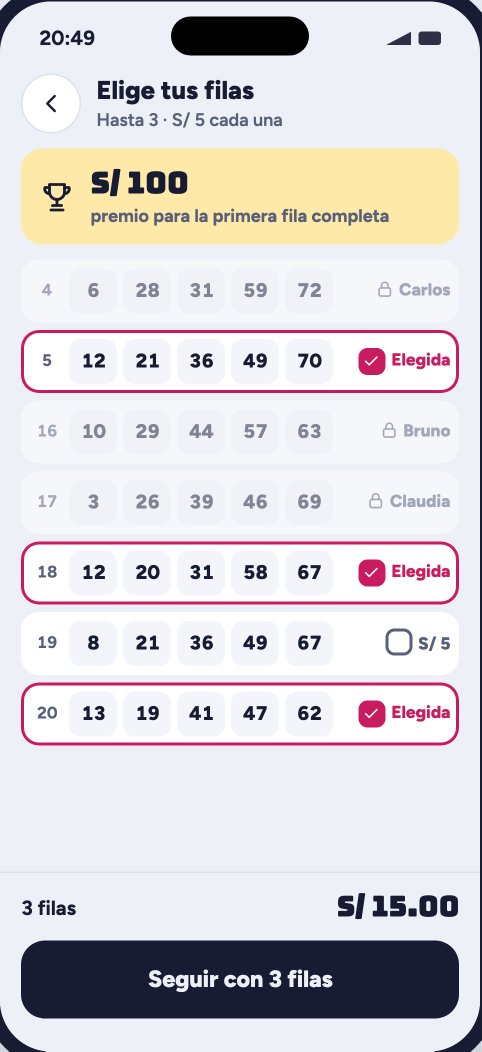
#> input picture tools/html_ref/png/fut-01-varias-filas.png, 963 x 2103 px (shown at 1/2 size)
$ python comparar.py png/fut-01-varias-filas.png png/fut-03-sala-premio.png out.png
#> lines starting #> are read from the running program, lines starting #| are printed output that depends on the picture; after the words box and inside, x2 and y2 are one past the last pixel; in counts of white or black regions, pixels touching at a corner belong together
#!/usr/bin/env python3
"""Compara la captura del HTML con la de Flutter, desde y = 44 dp hacia abajo.

Uso: comparar.py referencia.png flutter.png salida.png
Escribe una imagen de tres paneles (HTML, Flutter, diferencia) e imprime el
porcentaje de píxeles distintos. Las capturas son de 320 dp a 3×.
"""
import sys
from PIL import Image, ImageChops

ESCALA = 3
Y0 = 44 * ESCALA  # se ignora la barra de estado falsa del HTML
UMBRAL = 24  # diferencia mínima por canal para contar un píxel

ref = Image.open(sys.argv[1]).convert('RGB')
#> ref is the input picture: PIL image 963x2103 RGB; mean R, G, B 217.6, 214.1, 216.8
fl = Image.open(sys.argv[2]).convert('RGB')
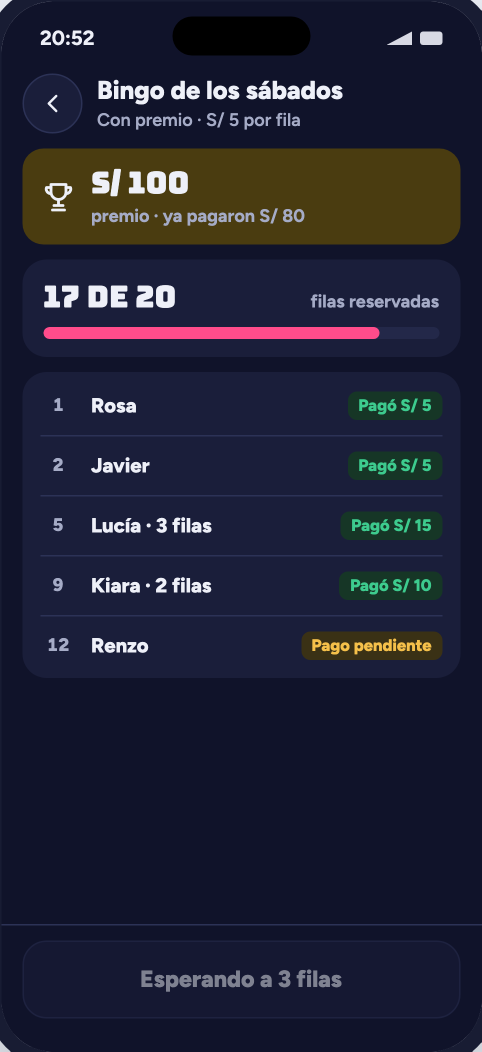
#> input picture tools/html_ref/png/fut-03-sala-premio.png, 963 x 2103 px (shown at 1/2 size)
#> fl is the input picture: PIL image 963x2103 RGB; mean R, G, B 32.3, 33.8, 51.7
alto = min(ref.height, fl.height)
#> alto = 2103
a, b = ref.crop((0, Y0, ref.width, alto)), fl.crop((0, Y0, ref.width, alto))
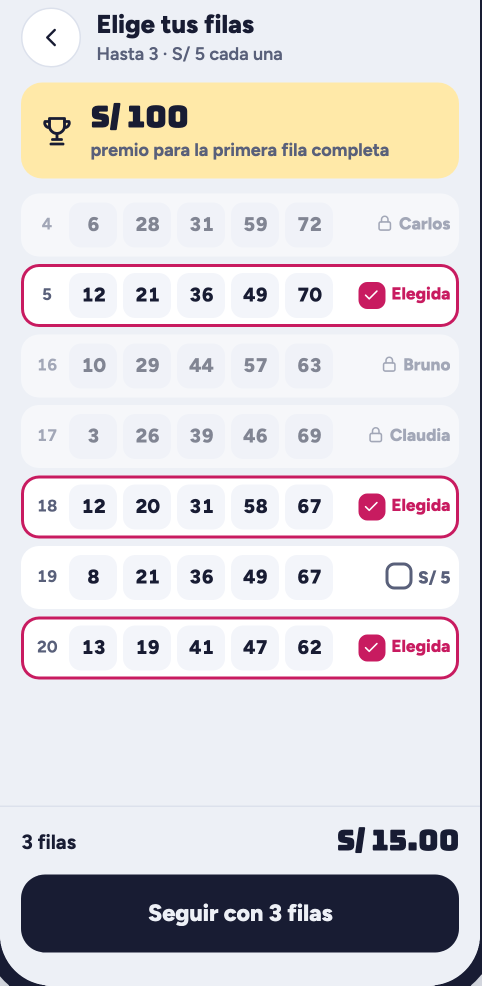
#> a: PIL image 963x1971 RGB (shown at 1/2 size); mean R, G, B 220, 216, 218.5
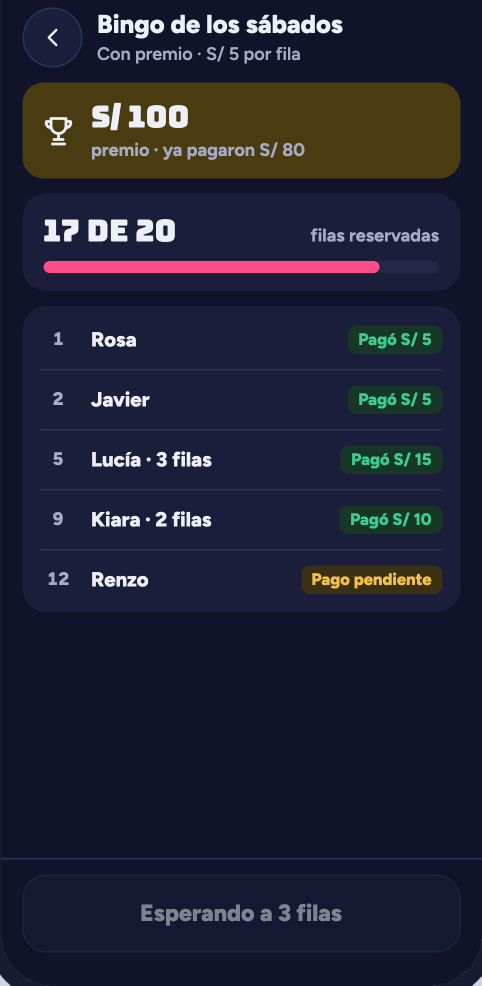
#> b: PIL image 963x1971 RGB (shown at 1/2 size); mean R, G, B 33.1, 34.5, 52.3
mascara = ImageChops.difference(a, b).convert('L').point(lambda v: 255 if v > UMBRAL else 0)
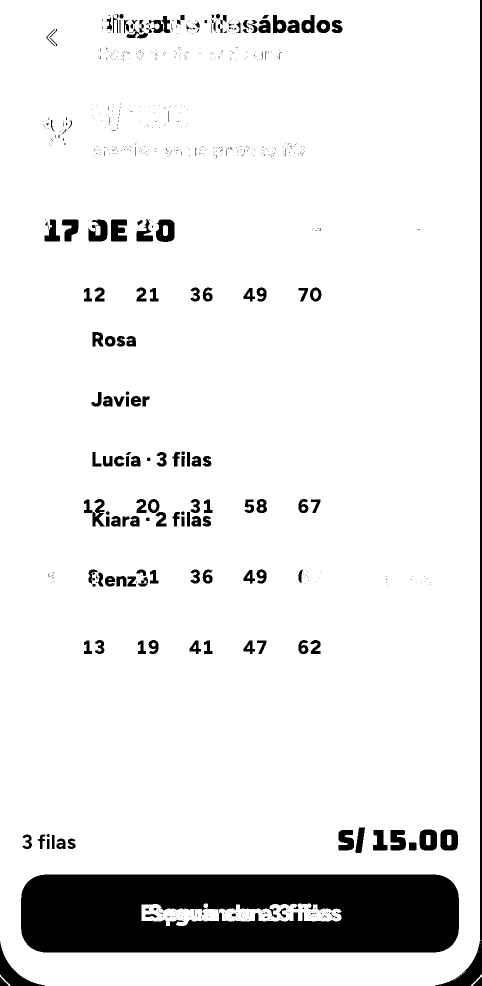
#> mascara: PIL image 963x1971 L (shown at 1/2 size); 90.7% white; 820 black regions (665 under 20 px), largest, box (x1, y1, x2, y2) and area: (42, 1749, 918, 1905) 123972, (871, 0, 963, 1971) 7828, (0, 1883, 89, 1971) 1940
distintos = sum(1 for v in mascara.getdata() if v)
#> distintos = 1721534
print(f'diferencia: {100 * distintos / (mascara.width * mascara.height):.2f}% ({distintos} px)')
#| diferencia: 90.70% (1721534 px)

rojo = Image.new('RGB', a.size, (255, 255, 255))
#> rojo: PIL image 963x1971 RGB; every value is 255
rojo.paste(Image.new('RGB', a.size, (220, 0, 0)), mask=mascara)
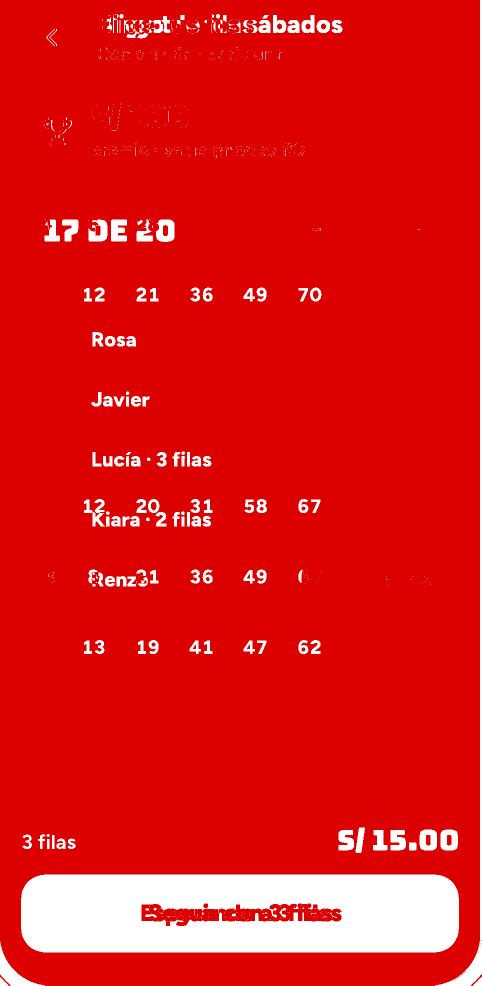
#> rojo: PIL image 963x1971 RGB (shown at 1/2 size); mean R, G, B 223.3, 23.7, 23.7
w = a.width
#> w = 963
hoja = Image.new('RGB', (w * 3 + 40, a.height), (120, 120, 120))
#> hoja: PIL image 2929x1971 RGB; every value is 120
hoja.paste(a, (0, 0))
hoja.paste(b, (w + 20, 0))
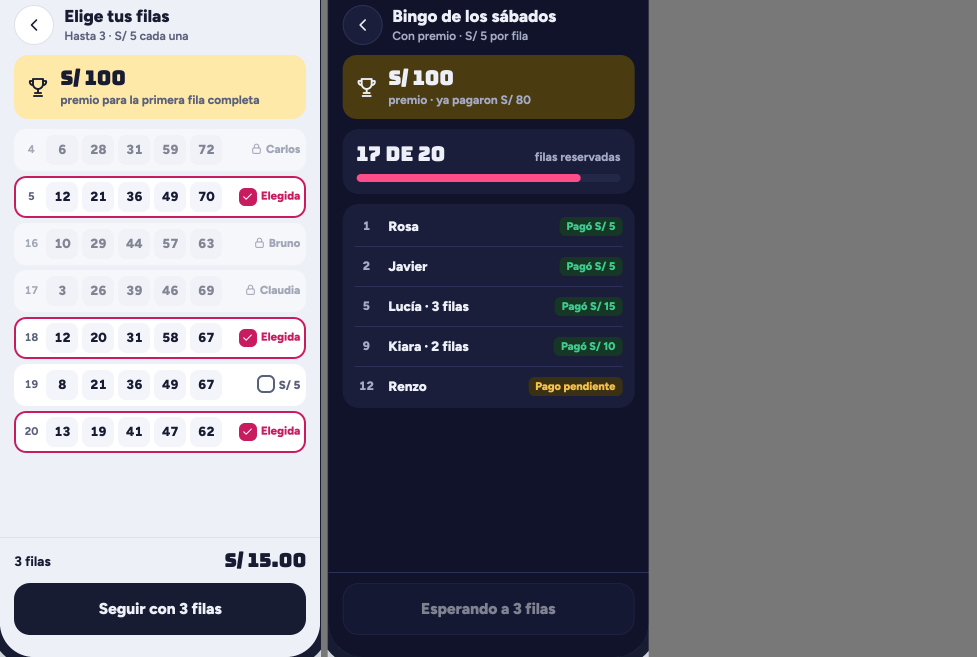
#> hoja: PIL image 2929x1971 RGB (shown at 1/3 size); mean R, G, B 124.3, 123.5, 130.1
hoja.paste(rojo, (2 * w + 40, 0))
hoja.resize((hoja.width // 3, hoja.height // 3)).save(sys.argv[3])
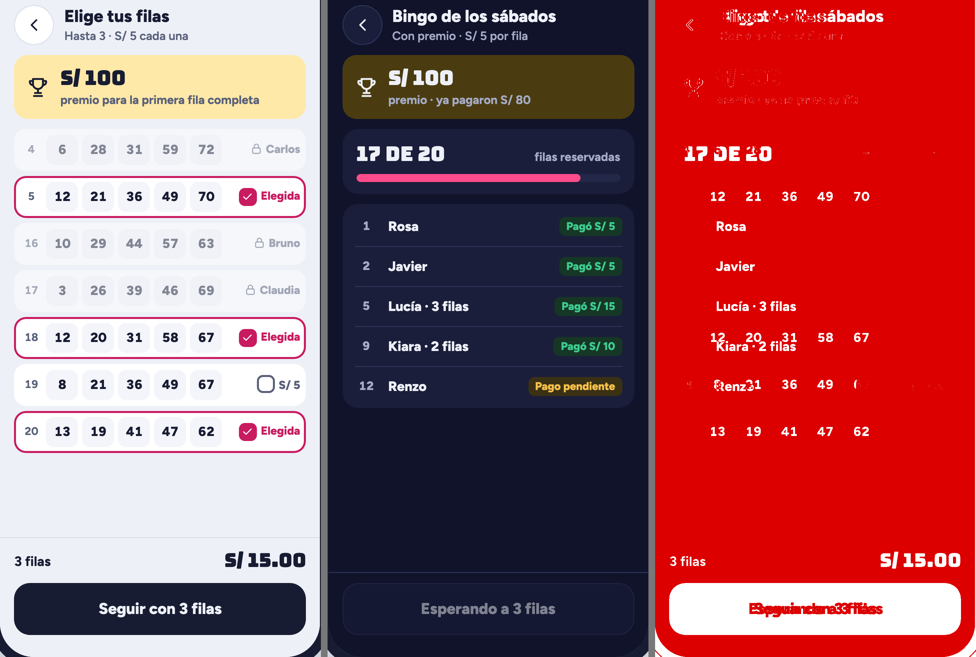
#> saved as out.png: PIL image 976x657 RGB; mean R, G, B 158.2, 91.8, 98.5
